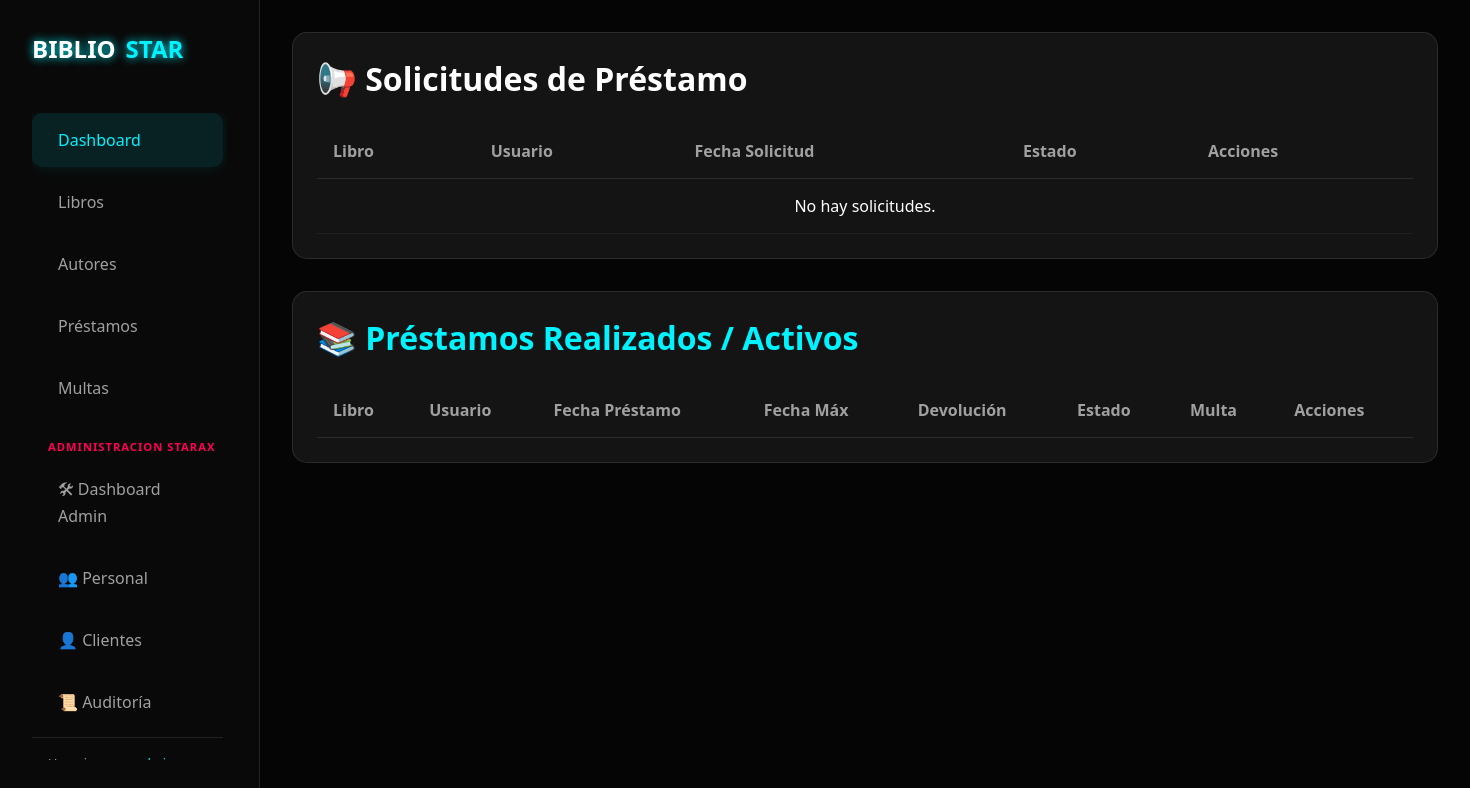
Before: /prestamos/ (signed in) with the older database file.
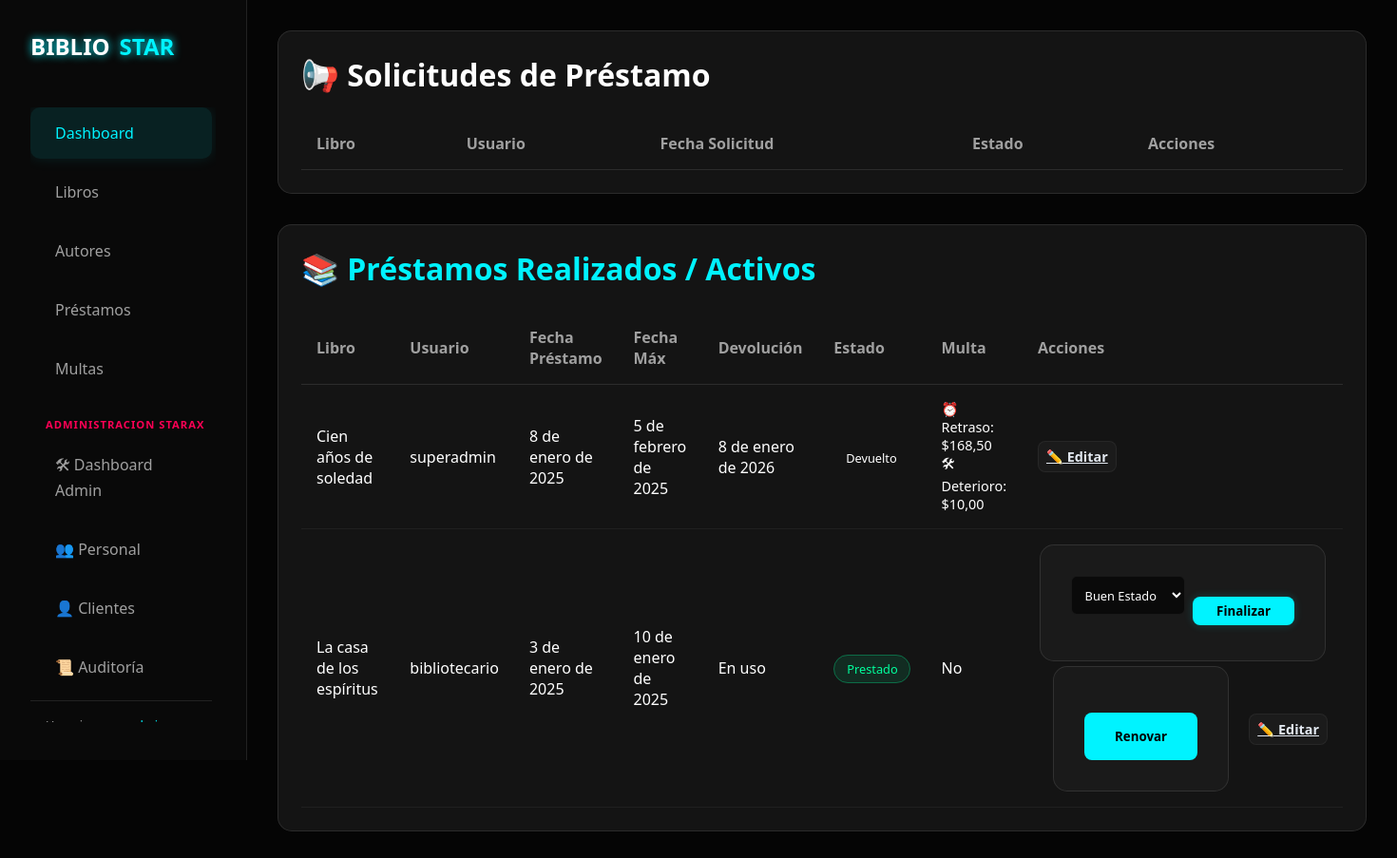
After: the same page with the newer database file.
### gestion/models.py (models this page shows, shortened)
class Prestamos(models.Model):
    codigo = models.CharField(max_length=20, unique=True, editable=False, null=True) # null=True temporalmente para evitar error en migracion directa
    libro = models.ForeignKey(Libro, related_name="Prestamos", on_delete= models.PROTECT)
    usuario = models.ForeignKey(settings.AUTH_USER_MODEL, related_name="Prestamos" , on_delete= models.PROTECT)
    fecha = models.DateField(default=timezone.now)
    fecha_max = models.DateField()
    fecha_devolucion = models.DateField(blank=True, null=True) #Permite a django grabar en blanco y en nulo
    ESTADOS = (
        ('solicitado', 'Solicitado'),
        ('prestado', 'Prestado'),
        ('devuelto', 'Devuelto'),
        ('multado', 'Multado'),
        ('rechazado', 'Rechazado'),
    )
    estado = models.CharField(max_length=20, choices=ESTADOS, default='solicitado')
    renovaciones = models.PositiveIntegerField(default=0)
    class Meta:
        permissions = (
            ("ver_prestamos", "Puede Ver Prestamos"),
            ("gestionar_prestamos", "Puede Gestionar Prestamos"),
        )

class Libro(models.Model):
    titulo=models.CharField(max_length=50)
    autor=models.ForeignKey(Autor,related_name="Libro", on_delete= models.PROTECT)
    categorias = models.ManyToManyField(Categoria, blank=True)
    stock = models.PositiveIntegerField(default=1)
    bibliografia  = models.CharField(max_length=200, blank= True, null= True)
    isbn = models.CharField(max_length=13, blank=True, null=True, unique=True)
    imagen = models.ImageField(upload_to='libros/', blank=True, null=True)

class Multa(models.Model):
    codigo = models.CharField(max_length=20, unique=True, editable=False, null=True)
    prestamo =  models.ForeignKey(Prestamos, related_name="Multa", on_delete= models.PROTECT)
    tipo = models.CharField(max_length=10, choices=(('r','retraso'), ('p','perdida'), ('d', 'deterioro')))
    monto = models.DecimalField(max_digits=5, decimal_places=2, default=0)
    pagada  = models.BooleanField(default=False)
    fecha  =  models.DateField(default=timezone.now)
    fecha_pago = models.DateTimeField(blank=True, null=True)
    pagada_por = models.ForeignKey(settings.AUTH_USER_MODEL, on_delete=models.SET_NULL, null=True, blank=True, related_name='multas_procesadas')

### gestion/views.py (the view)
# urls.py: path('prestamos/', lista_prestamos, name="lista_prestamos"),
@login_required
def lista_prestamos(request):
    if es_personal_biblioteca(request.user):
        prestamos = Prestamos.objects.all().order_by('-fecha')
    else:
        prestamos = Prestamos.objects.filter(usuario=request.user).order_by('-fecha')
    return render(request, 'prestamos.html', {
        'prestamos': prestamos,
        'can_manage': es_personal_biblioteca(request.user),
        'multa_deterioro_default': getattr(settings, 'MULTA_DETERIORO', 10),
        'multa_perdida_default': getattr(settings, 'MULTA_PERDIDA', 50),
    })

### gestion/views.py (called while the page is built)
def es_personal_biblioteca(user):
    return user.is_superuser or user.groups.filter(name__in=['Bibliotecario', 'Administrador']).exists()

### gestion/templates/prestamos.html (shortened to what the changed rows need)
{% extends "index.html" %}
{% block contenido %}
<section class="recent-section" style="margin-bottom: 2rem;">
    <div class="section-header">
        <h2 style="color: var(--neon-purple);">📢 Solicitudes de Préstamo</h2>
    </div>
    <table>
        <thead>
            <tr>
                <th>Libro</th>
                <th>Usuario</th>
                <th>Fecha Solicitud</th>
                <th>Estado</th>
                <th>Acciones</th>
            </tr>
        </thead>
        <tbody>
            {% for prestamo in prestamos %}
            {% if prestamo.estado == 'solicitado' or prestamo.estado == 'rechazado' %}
            <tr>
                <td>{{ prestamo.libro }}</td>
                <td>{{ prestamo.usuario.username }}</td>
                <td>{{ prestamo.fecha }}</td>
                <td>
                    <span class="status {% if prestamo.estado == 'solicitado' %}borrowed{% else %}returned{% endif %}">
                        {{ prestamo.get_estado_display }}
                    </span>
                </td>
                <td>
                    <div style="display: flex; gap: 5px; align-items: center;">
                        {% if prestamo.estado == 'solicitado' %}
                        {% if can_manage %}
                        <form action="{% url 'aceptar_solicitud' prestamo.id %}" method="post">
                            {% csrf_token %}
                            <button type="submit"
                                style="background: var(--neon-green); color: black; border: none; padding: 5px 10px; border-radius: 4px; cursor: pointer; font-weight: bold;">✅
                                Aceptar</button>
                        </form>
                        <form action="{% url 'rechazar_solicitud' prestamo.id %}" method="post">
                            {% csrf_token %}
                            <button type="submit"
                                style="background: #e74c3c; color: white; border: none; padding: 5px 10px; border-radius: 4px; cursor: pointer; font-weight: bold;">❌
                                Rechazar</button>
                        </form>
                        <a href="{% url 'editar_prestamo' prestamo.id %}" class="btn-add"
                            style="padding: 5px 10px; font-size: 0.8em; background: var(--neon-blue);">✏️ Editar</a>
                        {% else %}
                        <span style="color: #666; font-style: italic;">Esperando aprobación</span>
                        {% endif %}
                        {% else %}
                        -
                        {% endif %}
                    </div>
                </td>
            </tr>
            {% endif %}
            {% empty %}
            <tr>
                <td colspan="5" style="text-align: center;">No hay solicitudes.</td>
            </tr>
            {% endfor %}
        </tbody>
    </table>
</section>
<section class="recent-section">
    <div class="section-header">
        <h2 style="color: var(--neon-blue);">📚 Préstamos Realizados / Activos</h2>
    </div>
    <table>
        <thead>
            <tr>
                <th>Libro</th>
                <th>Usuario</th>
                <th>Fecha Préstamo</th>
                <th>Fecha Máx</th>
                <th>Devolución</th>
                <th>Estado</th>
                <th>Multa</th>
                <th>Acciones</th>
            </tr>
        </thead>
        <tbody>
            {% for prestamo in prestamos %}
            {% if prestamo.estado != 'solicitado' and prestamo.estado != 'rechazado' %}
            <tr>
                <td>{{ prestamo.libro.titulo }}</td>
                <td>{{ prestamo.usuario.username }}</td>
                <td>{{ prestamo.fecha }}</td>
                <td>{{ prestamo.fecha_max|default_if_none:"-" }}</td>
                <td>{{ prestamo.fecha_devolucion|default_if_none:"En uso" }}</td>
                <td>
                    <span class="status {% if prestamo.estado == 'prestado' %}available{% else %}returned{% endif %}">
                        {{ prestamo.get_estado_display }}
                    </span>
                </td>
                <td>
                    {% with multas=prestamo.Multa.all %}
                        {% if multas %}
                        <ul style="list-style:none; padding:0; margin:0; font-size:0.9em;">
                            {% for m in multas %}
                                {% if m.tipo == 'r' %}
                                    <li>⏰ Retraso: ${{ m.monto }}</li>
                                {% endif %}
                            {% endfor %}
                            {% for m in multas %}
                                {% if m.tipo == 'd' %}
                                    <li>🛠 Deterioro: ${{ m.monto }}</li>
                                {% endif %}
                            {% endfor %}
                        </ul>
                        {% else %}
                        No
                        {% endif %}
                    {% endwith %}
                </td>
                <td>
                    {% if can_manage %}
                    <div style="display: flex; gap: 5px; align-items: center; flex-wrap: wrap;">
                        {% if prestamo.estado == 'prestado' %}
                        <form action="{% url 'finalizar_prestamo' prestamo.id %}" method="post" style="display:flex; gap:8px; align-items:center;">
                            <select name="tipo_dano" class="select-dark" style="font-size: 0.8em; width:150px;" onchange="onTipoDanoChange(this, '{{ multa_deterioro_default }}', '{{ multa_perdida_default }}', '{{ prestamo.id }}')">
                                <option value="">Buen Estado</option>
                            </select>
                            <button type="submit" class="btn btn-primary" style="padding:6px 10px;">Finalizar</button>
                        </form>
                        {% if prestamo.renovaciones < 3 %}
                            <form action="{% url 'renovar_prestamo' prestamo.id %}" method="post" style="display:inline;">
                                <button type="submit" class="btn btn-secondary">Renovar</button>
                            </form>
                        {% endif %}
                        {% endif %}
                        <a href="{% url 'editar_prestamo' prestamo.id %}" class="btn btn-secondary" style="padding:6px 8px; font-size:0.9em;">✏️ Editar</a>
                    </div>
                    {% else %}
                    <span style="color: var(--neon-green);">{{ prestamo.get_estado_display }}</span>
                    {% endif %}
                </td>
            </tr>
            {% endif %}
            {% endfor %}
        </tbody>
    </table>
</section>
{% endblock %}

Changed rows visible on the page:
added Prestamos: libro.titulo "Cien años de soledad", usuario.username "superadmin", fecha "8 de enero de 2025", fecha_max "5 de febrero de 2025", fecha_devolucion "8 de enero de 2026", estado "Devuelto"
added Multa: monto "168,50", shown under "Cien años de soledad"
added Multa: monto "10,00", shown under "Cien años de soledad"
added Prestamos: libro.titulo "La casa de los espíritus", usuario.username "bibliotecario", fecha "3 de enero de 2025", fecha_max "10 de enero de 2025", fecha_devolucion "En uso", estado "Prestado", shows "No", renovaciones "Renovar"
Other visible differences:
text no longer shown: "No hay solicitudes."
